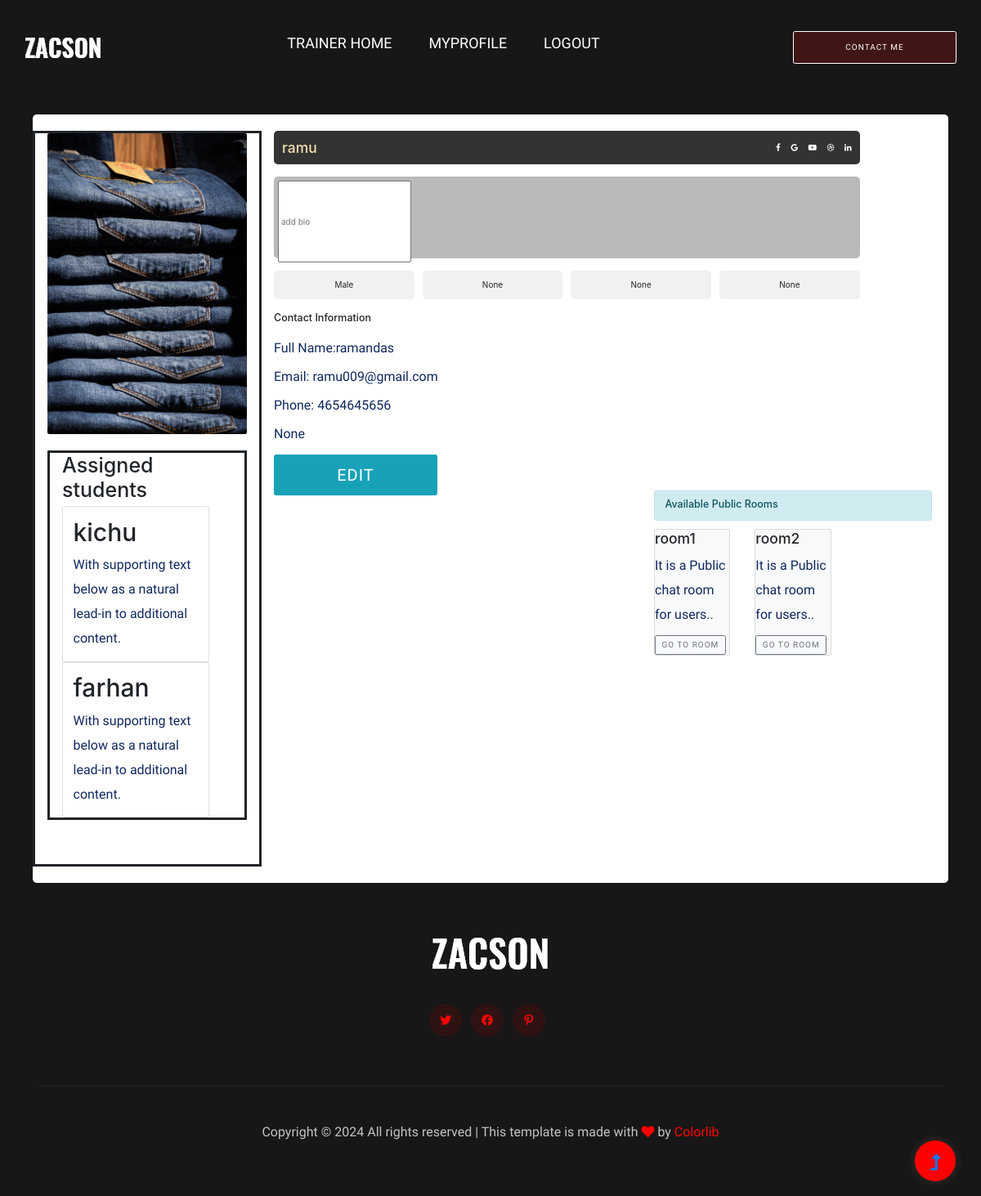
The app's page /trainer/trainer_profile/ (signed in) with its own data.
### trainer/models.py (models this page shows, shortened)
class TrainerProfile(models.Model):
    trainer = models.ForeignKey(CustomUser, on_delete=models.CASCADE, null=True, blank=True)
    trainer_bio = models.TextField(null=True, blank=True)
    trainer_profile_picture = models.ImageField(upload_to='media/profile_pictures/', null=True, blank=True)
    assigned_students = models.ManyToManyField('gym_students.StudentProfile', blank=True)

### gym_students/models.py (models this page shows, shortened)
class StudentProfile(models.Model):
    student = models.ForeignKey(CustomUser,on_delete=models.CASCADE, null=True, blank=True)
    student_bio = models.TextField(null=True, blank=True)
    student_profile_picture = models.ImageField(upload_to='profile_pictures/', null=True, blank=True)
    is_paid = models.BooleanField(default=False)
    assigned_trainer = models.ManyToManyField('trainer.TrainerProfile', blank=True)
    def __str__(self):
        return self.student.username

class Room(models.Model):
    name = models.CharField(max_length=20)
    slug = models.SlugField(max_length=100)

### users/models.py (models this page shows, shortened)
class CustomUser(AbstractUser):
    GENDER_CHOICES = [
        ('Male', 'Male'),
        ('Female', 'Female'),
        ('Other', 'Other'),
    ]
    GOALS = [
        ('LOSE','Weight lose'),
        ('FIT','Maintain weight'),
        ('GAIN','Weight gain'),
    ]
    FITNESS_LEVEL = [
        ('Beginner','Beginner'),
        ('Intemediate','Intemediate'),
        ('Advanced','Advanced')
    ]
    age = models.IntegerField(default=0,null=True,blank=True)
    gender = models.CharField(max_length=10, choices=GENDER_CHOICES,null=True,blank=True)
    phone = models.PositiveIntegerField(default=0,null=True, blank=True)
    place = models.CharField(max_length=30,null=True,blank=True)
    address = models.TextField(null=True, blank=True)
    specialization = models.CharField(max_length=30,null=True,blank=True)
    experience_years = models.IntegerField(null=True, blank=True)
    certifications = models.CharField(max_length=50,null=True, blank=True)
    qualification = models.CharField(max_length=30,null=True,blank=True)
    goal = models.CharField(max_length=10,choices=GOALS,null=True, blank=True)
    fitness_level = models.CharField(max_length=15,choices=FITNESS_LEVEL, null=True, blank=True)
    is_approved= models.BooleanField(default=False)
    is_trainer = models.BooleanField(default=False)
    is_student = models.BooleanField(default=False)
    is_paid = models.BooleanField(default=False)

### trainer/views.py (the view)
# urls.py: path('trainer_profile/', views.trainer_profile_view,name="trainer_profile"),
def trainer_profile_view(request):
    trainer_user = get_object_or_404(TrainerProfile,trainer =request.user)
    rooms=Room.objects.all()
    return render(request,"trainer_profile.html",{'trainer_user': trainer_user,"rooms":rooms})

### trainer/templates/trainer_profile.html (shortened to what this page needs)
{% extends 'base.html' %}
{% load static %}
{% block content %}
<section style="padding-top: 100px; margin-top: 100px; padding: 40px;">
    <div class="container-fluid profile-container">
        <div class="row">
            <div class="col-md-3 img-column" style="border: solid 3px; height: 900px;">
                <img style="border-image: round;" src="{{trainer_user.trainer_profile_picture.url }}"
                    alt="Profile Image" class="img-fluid rounded">
                <div class="col-md-12" style="margin-top: 20px; border: solid 3px; ">
                <h1>Assigned students</h1>
                {% for student in trainer_user.assigned_students.all %}
                <div class="card" style="width: 18rem;">
                    <div class="card-body col-md-12" >
                      <h5 class="card-title" style="font-size: 30px;">{{student}}</h5>
                      <p class="card-text">With supporting text below as a natural lead-in to additional content.</p>
                    </div>
                  </div>
                  {% endfor %}
                </div>
            </div>
            <div class="col-md-8 info-column">
                <div class="profile-header d-flex justify-content-between align-items-center">
                    <h3 style="color: wheat;">{{trainer_user.trainer.username}}</h3>
                    <div class="social-icons">
                        <i class="fa fa-facebook"></i>
                        <i class="fa fa-google"></i>
                        <i class="fa fa-youtube-play"></i>
                        <i class="fa fa-dribbble"></i>
                        <i class="fa fa-linkedin"></i>
                    </div>
                </div>
                <div class="profile-subheader" style="height: 100px;">
                    <input placeholder="add bio" type="text" style="height: 100px;">
                </div>
                <div class="skills">
                    <div class="skill">{{trainer_user.trainer.gender}}</div>
                    <div class="skill">{{trainer_user.trainer.goal}}</div>
                    <div class="skill">{{trainer_user.trainer.fitness_level}}</div>
                    <div class="skill">None</div>
                </div>
                <div class="personal-info">
                    <h5>Contact Information</h5>
                    <p>Full Name:{{trainer_user.trainer.first_name}}{{trainer_user.trainer.last_name}}</p>
                    <p>Email: {{trainer_user.trainer.email}}</p>
                    <p>Phone: {{trainer_user.trainer.phone}}</p>
                    <p>{{trainer_user.trainer.address}}</p>
                    <a href="{% url 'trainer_details' trainer_user.id %}" class="btn btn-info" style="height: 50px;width: 200px;
                    display: flex;justify-content: center;align-items: center;font-size: 20px;">Edit</a>
                </div>
            </div>
            <div class="col-md-4"
                style="height: 400px;position: absolute;right: 30px;top: 600px;">
                {% if rooms %}
                <div class="container">
                    <div class="alert alert-info d-flex justify-content-between" role="alert">
                        <h5>Available Public Rooms</h5>
                    </div>
                    <div class="row equal">
                        {% for room in rooms %}
                        <div class="col-sm-4 d-flex pb-3">
                            <div class="card bg-light mb-4" style="max-width: 18rem;">
                                <div class="card-block">
                                    <h3 class="card-title">{{room.name}}</h3>
                                    <p class="card-text">It is a Public chat room for users..</p>
                                    <a href="{% url 'chat_room' room.slug %}" class="btn btn-outline-secondary">Go to Room</a>
                                </div>
                            </div>
                        </div>
                        {% endfor %}
                    </div>
   {% endif %}
        </div>
        </div>
    </div>
</section>
{% endblock %}

### users/templates/base.html (shortened to what this page needs)
<!doctype html>
{% load static %}
<html class="no-js" lang="zxx">
<head>
  <link rel="stylesheet" href="{% static 'assets/css/bootstrap.min.css' %}">
  <link rel="stylesheet" href="{% static 'assets/css/owl.carousel.min.css' %}">
  <link rel="stylesheet" href="{% static 'assets/css/slicknav.css' %}">
  <link rel="stylesheet" href="{% static 'assets/css/flaticon.css' %}">
  <link rel="stylesheet" href="{% static 'assets/css/gijgo.css' %}">
  <link rel="stylesheet" href="{% static 'assets/css/animate.min.css' %}">
  <link rel="stylesheet" href="{% static 'assets/css/animated-headline.css' %}">
  <link rel="stylesheet" href="{% static 'assets/css/magnific-popup.css' %}">
  <link rel="stylesheet" href="{% static 'assets/css/fontawesome-all.min.css' %}">
  <link rel="stylesheet" href="{% static 'assets/css/themify-icons.css' %}">
  <link rel="stylesheet" href="{% static 'assets/css/slick.css' %}">
  <link rel="stylesheet" href="{% static 'assets/css/nice-select.css' %}">
  <link rel="stylesheet" href="{% static 'assets/css/style.css' %}">
  <link rel="stylesheet" href="{% static 'assets/css/profile-style.css' %}">
  <link rel="stylesheet" href="https://cdnjs.cloudflare.com/ajax/libs/font-awesome/5.15.4/css/all.min.css">
  <link href="https://cdn.jsdelivr.net/npm/bootstrap@5.0.2/dist/css/bootstrap.min.css" rel="stylesheet"
>
  <link rel="stylesheet" href="https://cdnjs.cloudflare.com/ajax/libs/font-awesome/5.15.4/css/all.min.css">
  <link rel="stylesheet" href="https://stackpath.bootstrapcdn.com/bootstrap/4.5.2/css/bootstrap.min.css">
 <link rel="stylesheet" href="https://maxcdn.bootstrapcdn.com/bootstrap/4.0.0/css/bootstrap.min.css">
 <link rel="stylesheet" href="https://stackpath.bootstrapcdn.com/bootstrap/4.0.0/js/bootstrap.bundle.min.js">
 <link rel="stylesheet" href="https://cdnjs.cloudflare.com/ajax/libs/jquery/3.2.1/jquery.min.js">
 <link rel="stylesheet" href="https://cdnjs.cloudflare.com/ajax/libs/font-awesome/4.0.3/css/font-awesome.css">
</head>
<body class="black-bg">
  <header>
    <div class="header-area header-transparent">
      <div class="main-header header-sticky">
        <div class="container-fluid">
          <div class="menu-wrapper d-flex align-items-center justify-content-between">
            <div class="logo">
              <a href="index.html"><img src="{% static 'assets/img/logo/logo.png' %}" alt=""></a>
            </div>
            <div class="main-menu f-right d-none d-lg-block">
              <nav>
                <ul id="navigation">
                  {% if user.is_authenticated %}
                  {% if user.is_student %}
                  <li class="nav-item">
                    <a class="nav-link" href="{% url 'student_homepage' %}">student HOME</a>
                  </li>
                  <li class="nav-item">
                    <a class="nav-link" href="{% url 'student_profile' %}">MyProfile</a>
                  </li>
                  <li class="nav-item">
                    <a class="nav-link" href="{% url 'logout' %}">Logout</a>
                  </li>
                  {% else %}
                  <li class="nav-item">
                    <a class="nav-link" href="{% url 'trainer_homepage' %}">Trainer HOME</a>
                  </li>
                  <li class="nav-item">
                    <a class="nav-link" href="{% url 'trainer_profile' %}">MyProfile</a>
                  </li>
                  <li class="nav-item">
                    <a class="nav-link" href="{% url 'logout' %}">Logout</a>
                  </li>
                  {% endif %}
                  {% endif %}
                </ul>
              </nav>
            </div>
            <div class="header-btns d-none d-lg-block f-right">
              <a href="{% url 'contact' %}" class="btn"
                style="height: 40px;width: 200px; display: flex;
              align-items: center;justify-content: center;background-color: rgb(63, 21, 21);color: white;border-color: white;">Contact me</a>
            </div>
            <div class="col-12">
            </div>
          </div>
        </div>
      </div>
    </div>
  </header>
  {% block content %}
  {% endblock %}
  <footer>
    <div class="footer-area black-bg">
      <div class="container">
        <div class="footer-top footer-padding">
          <div class="row">
            <div class="col-xl-12">
              <div class="single-footer-caption mb-50 text-center">
                <div class="footer-logo wow fadeInUp" data-wow-duration="1s" data-wow-delay=".2s">
                  <a href="index.html"><img src="{% static 'assets/img/logo/logo2_footer.png' %}" alt=""></a>
                </div>
                <div class="footer-social mt-30 wow fadeInUp" data-wow-duration="3s" data-wow-delay=".8s">
                  <a href="#"><i class="fab fa-twitter"></i></a>
                  <a href="https://bit.ly/sai4ull"><i class="fab fa-facebook-f"></i></a>
                  <a href="#"><i class="fab fa-pinterest-p"></i></a>
                </div>
              </div>
            </div>
          </div>
        </div>
        <div class="footer-bottom">
          <div class="row d-flex align-items-center">
            <div class="col-lg-12">
              <div class="footer-copy-right text-center">
                <p>
                  Copyright &copy;
                  <script>document.write(new Date().getFullYear());</script> All rights reserved | This template is made
                  with <i class="fa fa-heart" aria-hidden="true"></i> by <a href="https://colorlib.com"
                    target="_blank">Colorlib</a>
                </p>
              </div>
            </div>
          </div>
        </div>
      </div>
    </div>
  </footer>
  <div id="back-top">
    <a title="Go to Top" href="#"> <i class="fas fa-level-up-alt"></i></a>
  </div>
</body>
</html>
{% load static %}

### static/assets/css/profile-style.css (style rules this page uses)
.img-column img { max-width: 100%; height: auto; display: block; border-radius: 5px; }
.profile-container { background-color: #ffffff; padding: 20px; border-radius: 5px; box-shadow: 0 0 10px rgba(0,0,0,0.1); }
.profile-header { background-color: #333; color: #ffffff; padding: 10px; border-radius: 5px; }
.profile-header h3 { margin: 0; }
.social-icons i { color: #ffffff; margin-left: 10px; }
.profile-subheader { background-color: #b9b9b9; color: #ffffff; padding: 5px; margin-top: 15px; border-radius: 5px; }
.skills { display: flex; flex-wrap: wrap; gap: 10px; margin-top: 15px; }
.skill { flex: 1; background-color: #f1f1f1; padding: 10px; text-align: center; border-radius: 5px; }
.personal-info { margin-top: 15px; }
.personal-info h5 { margin-bottom: 15px; }
.personal-info p { margin-bottom: 5px; }
.btn-info { background-color: #17a2b8; border-color: #17a2b8; margin-top: 10px; }
body { background: rgb(99, 39, 120) }
body { background-color: #29292e }
.btn { border-radius: 3px; -webkit-box-shadow: none; box-shadow: none; border: 1px solid transparent; }
.btn-group-vertical>.btn-group:after, .btn-group-vertical>.btn-group:before, .btn-toolbar:after, .btn-toolbar:before, .clearfix:after, .clearfix:before, .container-fluid:after, .container-fluid:before, .container:after, .container:before, .dl-horizontal dd:after, .dl-horizontal dd:before, .form-horizontal .form-group:after, .form-horizontal .form-group:before, .modal-footer:after, .modal-footer:before, .modal-header:after, .modal-header:before, .nav:after, .nav:before, .navbar-collapse:after, .navbar-collapse:before, .navbar-header:after, .navbar-header:before, .navbar:after, .navbar:before, .pager:after, .pager:before, .panel-body:after, .panel-body:before, .row:after, .row:before { display: table; content: " "; }

### records on screen
TrainerProfile: trainer_profile_picture (picture), trainer.username "ramu", trainer.gender "Male", trainer.goal "None", trainer.fitness_level "None", trainer.first_name "raman", trainer.last_name "das", trainer.email "ramu009@gmail.com", trainer.phone "4654645656", trainer.address "None"
StudentProfile: student.username "kichu"
StudentProfile: student.username "farhan"
Room: name "room1"
Room: name "room2"
